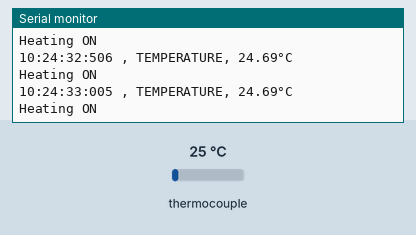
Recording of a sketch running on a simulated ESP32. Shown: the last lines printed to the serial monitor. Inputs (shaded band) come from the test bench; at power-on: thermocouple 25 °C. WiFi joins after 1.5 s; servers stay silent unless stated; the local clock reads 2024-03-15 10:24:30 at power-on unless the sketch sets it.

Above: at 3.2 s.
3.3 s: thermocouple set to 75 °C
At 3.81 s:
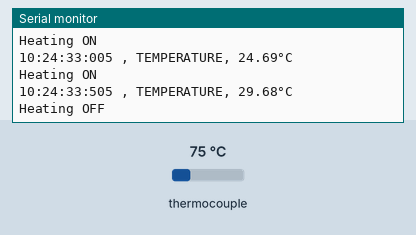
5.5 s: thermocouple set to 6 °C
At 5.81 s:
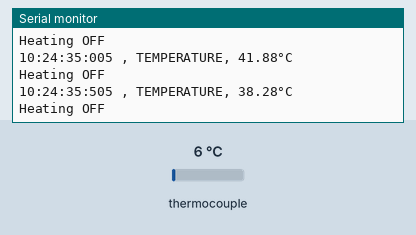
Timing chart, 0 to 8.5 s (numbered marks = the images above; inputs shaded):
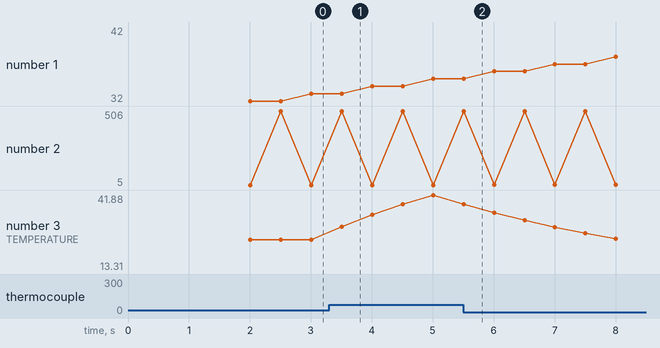

Measured:
- after the input at 3.3 s, the serial monitor: prints a new line after 0.21 s (image 1)
- after the input at 5.5 s, the serial monitor: prints a new line at once (image 2)
- plotted number 3: 24.69 → 41.88 after the input at 3.3 s, 41.88 → 13.31 after the input at 5.5 s

The sketch:

AutoTuning.ino
```cpp
#include <Adafruit_MAX31865.h>
#include <WiFi.h>

#define MAX31865_MISO 13
#define MAX31865_MOSI 11
#define MAX31865_CLK 12
#define MAX31865_CS 10

Adafruit_MAX31865 thermo = Adafruit_MAX31865(MAX31865_CS, MAX31865_MOSI, MAX31865_MISO, MAX31865_CLK);

const char* ssid     = "VIRAT";
const char* password = "12345678";

const char* ntpServer = "pool.ntp.org";
const long  gmtOffset_sec = 19800;  // GMT offset for Asia/Kolkata (UTC+5:30)
const int   daylightOffset_sec = 0;

#define R0 100.0
#define Rref 430.0

#define A 3.9083e-3
#define B -5.775e-7
#define C -4.183e-12

const int totalReadingsMAX31865 = 2;
double temperatureReadingsMAX31865[totalReadingsMAX31865] = {0};

unsigned long totalReadingTime = 0;
unsigned long totalSleepTime = 0;
int readingCount = 0;
int sleepCount = 0;

unsigned long lastReadingTime = 0;
const long readingInterval = 500;   // Interval between readings

// EMA variables
float previousEMA = 0.0;  // Store the previous EMA value
const float alpha = 0.1;  // Smoothing factor ( alpha = 0.1)

// PID Control variables
float Kp = 1.0;  // Proportional gain
float Ki = 0.1;  // Integral gain
float Kd = 1.0;  // Derivative gain

float lastError = 0.0;  // To store the previous error for derivative calculation
float integral = 0.0;   // To accumulate the integral term

float setPoint = 25.0;

float output = 0.0;     // PID output, used to control SSR
int SSR_PIN = 21;       // Pin to control SSR

void setup() {
  Serial.begin(115200);
  Wire.begin();

  // Connect to Wi-Fi
  WiFi.begin(ssid, password);
  while (WiFi.status() != WL_CONNECTED) {
    delay(1000);
    Serial.println("Connecting to WiFi...");
  }
  Serial.println("WiFi connected.");

  // Init and get the time
  configTime(gmtOffset_sec, daylightOffset_sec, ntpServer);

  // Check if time is synchronized
  struct tm timeinfo;
  for (int i = 0; i < 5; i++) {
    if (getLocalTime(&timeinfo)) {
      Serial.println("Time synchronized");
      break;
    } else {
      Serial.println("Failed to get time, retrying...");
      delay(1000); // Retry after 1 second
    }
  }

  thermo.begin(MAX31865_3WIRE);
  Serial.println("MAX31865 Temperature Sensor Initialized");

  pinMode(SSR_PIN, OUTPUT);  // Initialize SSR control pin
  digitalWrite(SSR_PIN, LOW);  // Turn off
}

void loop() {
  unsigned long startTime = millis();

  // Get current time
  struct tm timeinfo;
  if (getLocalTime(&timeinfo)) {

    unsigned long ms = millis() % 1000;  // Calculate the milliseconds

    // Format time as HH:MM:SS:MS
    char formattedTime[20];
    snprintf(formattedTime, sizeof(formattedTime), "%02d:%02d:%02d:%03lu",
             timeinfo.tm_hour, timeinfo.tm_min, timeinfo.tm_sec, ms);

    Serial.print(formattedTime);  // Print the formatted time and sensor data in one line
    Serial.print(" , ");

    // MAX31865 Sensor Reading
    for (int i = 0; i < totalReadingsMAX31865; i++) {
      uint16_t adcCode = thermo.readRTD();
      float Rt = (adcCode * Rref) / 32768.0;
      temperatureReadingsMAX31865[i] = Rt;
    }

    // Calculate average temperature from MAX31865
    double tempSumMax31865 = 0;
    for (int i = 0; i < totalReadingsMAX31865; i++) {
      tempSumMax31865 += temperatureReadingsMAX31865[i];
    }
    float averagedRtMax31865 = tempSumMax31865 / totalReadingsMAX31865;
    float temperatureMax31865 = calculateTemperature(averagedRtMax31865);

    // Apply EMA to smooth the temperature value
    if (readingCount == 0) {
      previousEMA = temperatureMax31865;  // Initialize with the first reading
    } else {
      previousEMA = alpha * temperatureMax31865 + (1 - alpha) * previousEMA;  // Calculate EMA
    }

    // Print the smoothed temperature (EMA)
    Serial.print("TEMPERATURE, ");
    Serial.print(previousEMA, 2);
    Serial.println("°C");

    // Calculate error and PID terms
    float error = setPoint - previousEMA;  // Error between setpoint and actual temperature
    unsigned long now = millis();
    float timeChange = (now - lastReadingTime) / 1000.0;  // Time interval in seconds

    integral += error * timeChange;  // Integral term
    float derivative = (error - lastError) / timeChange;  // Derivative term

    // PID output
    output = Kp * error + Ki * integral + Kd * derivative;
    output = constrain(output, 0, 255);  // Constrain the output to 0-255 range

    // Control SSR based on PID output
    if (output > 0) {
      digitalWrite(SSR_PIN, HIGH);  // Turn on SSR
      Serial.println("Heating ON");
    } else {
      digitalWrite(SSR_PIN, LOW);   // Turn off SSR
      Serial.println("Heating OFF");
    }

    // Auto-tuning the PID parameters based on output
    if (output > 200) {
      Kp += 0.1;  // Increase Kp if output is too high
      Ki -= 0.05; // Decrease Ki
      Kd += 0.05; // Increase Kd
    } else if (output < 50) {
      Kp -= 0.1;  // Decrease Kp if output is too low
      Ki += 0.05; // Increase Ki
      Kd -= 0.05; // Decrease Kd
    }

    // Constrain PID values to prevent runaway changes
    Kp = constrain(Kp, 0.1, 10.0);
    Ki = constrain(Ki, 0.0, 1.0);
    Kd = constrain(Kd, 0.0, 5.0);

    // Update PID parameters
    lastError = error;
    lastReadingTime = now;

    // End of sensor reading
    unsigned long endTime = millis();
    unsigned long timeTakenForReadings = endTime - startTime;
    totalReadingTime += timeTakenForReadings;
    readingCount++;

    // Calculate remaining sleep time to keep 500ms interval
    unsigned long remainingSleepTime = readingInterval - timeTakenForReadings;
    if (remainingSleepTime > 0) {
      delay(remainingSleepTime);
      totalSleepTime += remainingSleepTime;
      sleepCount++;
    }
  } else {
    Serial.println("Failed to obtain time");
  }
}

// Function to calculate temperature from MAX31865 RTD value
float calculateTemperature(float Rt) {
  float t;

  if (Rt >= R0) {
    t = (-A + sqrt(A * A - 4 * B * (1 - Rt / R0))) / (2 * B);
  } else {
    float tolerance = 0.001;
    int maxIterations = 100;
    int iteration = 0;
    float diff;
    t = Rt;

    do {
      float fValue = R0 * (1 + A * t + B * t * t + C * (t - 100) * t * t * t) - Rt;
      float fDerivative = R0 * (A + 2 * B * t + 3 * C * (t - 100) * t * t + C * t * t * t);
      float nextT = t - fValue / fDerivative;
      diff = abs(nextT - t);
      t = nextT;
      iteration++;
    } while (diff > tolerance && iteration < maxIterations);

    if (iteration == maxIterations) {
      Serial.println("Max iterations reached, returning approximate value");
    }
  }

  return t;
}
```
